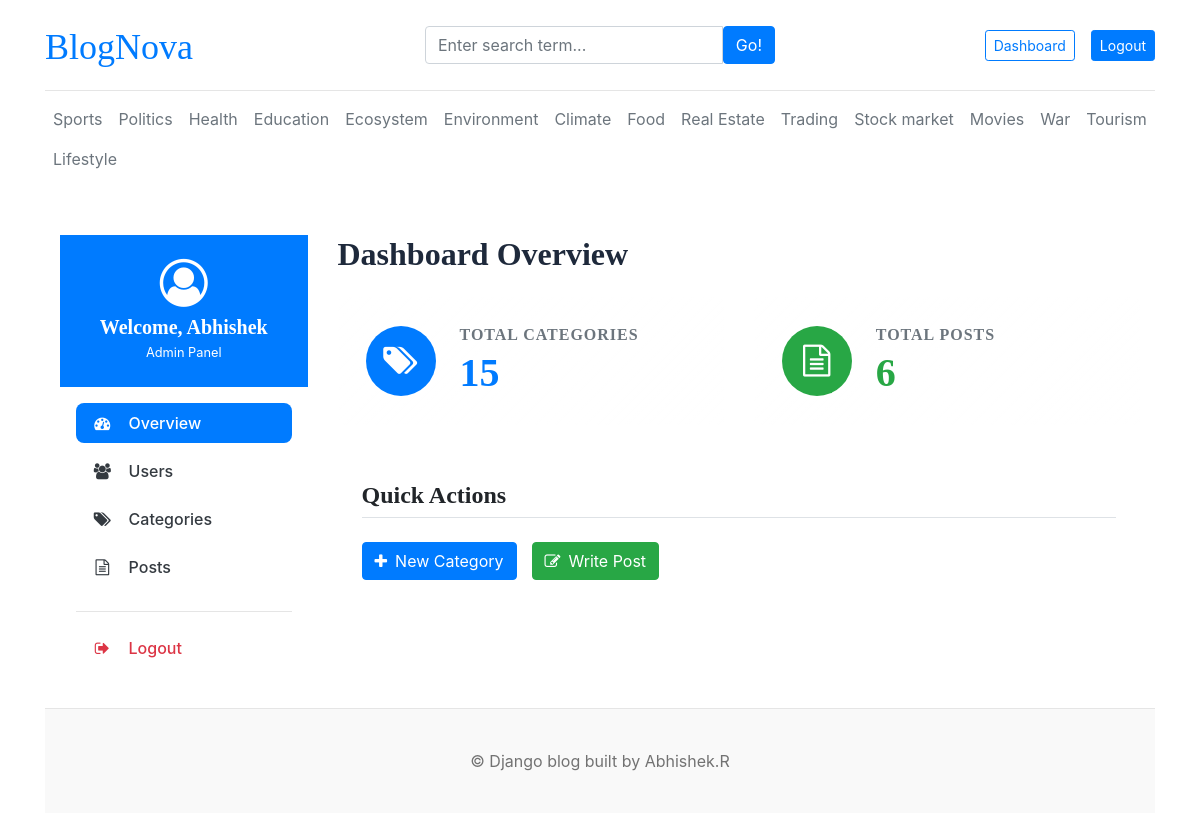
The page /dashboard/ (signed in) on the database its author committed.
### blogs/models.py (models this page shows, shortened)
class Category(models.Model):
    category_name = models.CharField(max_length=50,unique=True)
    created_at = models.DateTimeField(auto_now_add=True)
    updated_at = models.DateTimeField(auto_now=True)
    class Meta:
        verbose_name_plural = "categories"

### dashboards/views.py (the view)
# urls.py: path('dashboard/',include('dashboards.urls'))
@login_required(login_url='login')
def dashboard(request):
    category_count = Category.objects.all().count()
    blogs_count = Blog.objects.all().count()
    context ={
        'category_count' : category_count,
        'blogs_count' : blogs_count,
    }
    return render(request,'dashboard/dashboard.html',context)

### blogs/context_processors.py (called while the page is built)
def get_categories(request):
    categories = Category.objects.all()
    return dict(categories = categories)

### blog_main/templates/dashboard/dashboard.html
{% extends 'base.html' %}
{% block content %}
<div class="container-fluid py-4" style="max-width: 1200px;">
    <div class="row">
       {% include 'dashboard/sidebar.html' %}
         <div class="col-md-9" data-aos="fade-left" data-aos-delay="100">
            <h2 class="font-weight-bold mb-4" style="color: #1e293b;">Dashboard Overview</h2>
            <div class="row">
                <div class="col-md-6 mb-4">
                    <div class="card glass-card border-0 h-100 p-2" style="background: linear-gradient(135deg, rgba(255,255,255,0.9) 0%, rgba(255,255,255,0.7) 100%); transition: transform 0.3s;" onmouseover="this.style.transform='translateY(-5px)'" onmouseout="this.style.transform='translateY(0)'">
                        <div class="card-body d-flex align-items-center">
                            <div class="rounded-circle bg-primary text-white d-flex align-items-center justify-content-center shadow" style="width: 70px; height: 70px;">
                                <i class="fa fa-tags fa-2x"></i>
                            </div>
                            <div class="ml-4">
                                <h6 class="text-uppercase text-muted font-weight-bold mb-1" style="letter-spacing: 1px;">Total Categories</h6>
                                <h2 class="mb-0 font-weight-bold" style="color: var(--primary); font-size: 2.5rem;">{{category_count}}</h2>
                            </div>
                        </div>
                    </div>
                </div>
                 <div class="col-md-6 mb-4">
                    <div class="card glass-card border-0 h-100 p-2" style="background: linear-gradient(135deg, rgba(255,255,255,0.9) 0%, rgba(255,255,255,0.7) 100%); transition: transform 0.3s;" onmouseover="this.style.transform='translateY(-5px)'" onmouseout="this.style.transform='translateY(0)'">
                        <div class="card-body d-flex align-items-center">
                            <div class="rounded-circle bg-success text-white d-flex align-items-center justify-content-center shadow" style="width: 70px; height: 70px;">
                                <i class="fa fa-file-text-o fa-2x"></i>
                            </div>
                            <div class="ml-4">
                                <h6 class="text-uppercase text-muted font-weight-bold mb-1" style="letter-spacing: 1px;">Total Posts</h6>
                                <h2 class="mb-0 font-weight-bold text-success" style="font-size: 2.5rem;">{{blogs_count}}</h2>
                            </div>
                        </div>
                    </div>
                </div>
            </div>
            <div class="glass-card p-4 mt-2">
                <h4 class="font-weight-bold mb-4 pb-2 border-bottom">Quick Actions</h4>
                <div class="d-flex flex-wrap gap-3" style="gap: 15px;">
                    <a href="{% url 'add_category' %}" class="btn btn-primary shadow-sm"><i class="fa fa-plus mr-2"></i>New Category</a>
                    <a href="{% url 'add_posts' %}" class="btn btn-success shadow-sm"><i class="fa fa-edit mr-2"></i>Write Post</a>
                </div>
            </div>
         </div>
    </div>
</div>
{% endblock %}

### blog_main/templates/base.html (shortened to what this page needs)
{% load static %}
<!DOCTYPE html>
<html lang="en">
<head>
    <link rel="stylesheet" href="https://cdnjs.cloudflare.com/ajax/libs/animate.css/4.1.1/animate.min.css"/>
    <link href="https://unpkg.com/aos@2.3.1/dist/aos.css" rel="stylesheet">
    <link href="https://getbootstrap.com/docs/4.0/dist/css/bootstrap.min.css" rel="stylesheet">
    <link rel="stylesheet" href="https://cdnjs.cloudflare.com/ajax/libs/font-awesome/4.7.0/css/font-awesome.min.css">
    <link href="{% static 'css/blog.css' %}" rel="stylesheet">
  </head>
<body>
    <div class="container">
      <header class="blog-header py-3 animate__animated animate__fadeInDown">
        <div class="row flex-nowrap justify-content-between align-items-center">
          <div class="col-4 pt-1">
            <a class="blog-header-logo" href="/">BlogNova</a>
          </div>
          <div class="col-4">
            <form action="{% url 'search' %}" method="get">
              <div class="input-group">
                        <input class="form-control" type="text" name="keyword" value="{{keyword}}" placeholder="Enter search term..." aria-label="Enter search term..." aria-describedby="button-search" />
                        <button type="submit" class="btn btn-primary" id="button-search" type="button">Go!</button>
              </div>
            </form>
          </div>
          <div class="col-4 d-flex justify-content-end align-items-center">
            {% if not user.is_authenticated %}
            <a class="btn btn-sm btn-primary" href="{% url 'login' %}">Login</a> &nbsp;
            <a class="btn btn-sm btn-outline-secondary" href="{% url 'register' %}">Register</a>
            {% else %}
            <span><a href="{% url 'dashboard' %}" class="btn btn-sm btn-outline-primary">Dashboard</a></span>
            <a class="btn btn-sm btn-primary" href="{% url 'logout' %}">Logout</a>
            {% endif %}
          </div>
        </div>
      </header>
      <div class="nav-scroller py-2 mb-4 animate__animated animate__fadeInDown animate__delay-1s">
        <nav class="nav d-flex justify-content-between">
          {%for cat in categories%}
          <a class="p-2 text-muted nav-link" href="{% url 'posts_by_category' cat.id %}">{{cat.category_name}}</a>
          {%endfor%}
        </nav>
      </div>
{%block content%}
{%endblock%}
      <footer class="blog-footer" data-aos="fade-up">
        <p>&copy; Django blog built by Abhishek.R</p>
      </footer>
    </div>
</body>
</html>

### blog_main/templates/dashboard/sidebar.html (shortened to what this page needs)
<div class="col-md-3 mb-4 mb-md-0" data-aos="fade-right">
    <div class="glass-card overflow-hidden">
        <div class="bg-primary text-white p-4 text-center">
            <i class="fa fa-user-circle-o fa-3x mb-2"></i>
            <h5 class="mb-0 font-weight-bold">Welcome, {{user.username}}</h5>
            <small class="text-white-50">Admin Panel</small>
        </div>
        <div class="nav flex-column nav-pills p-3" aria-orientation="vertical">
            <a href="{% url 'dashboard' %}" class="nav-link mb-2 d-flex align-items-center {%if '/dashboard/' == request.path%}active bg-primary text-white shadow-sm{%else%}text-dark hover-primary{% endif %}" style="border-radius: 8px; font-weight: 500; transition: all 0.2s;">
                <i class="fa fa-tachometer mr-3 fa-fw"></i> Overview
            </a>
            {% if perms.auth.add_user %}
            <a href="{% url 'users' %}" class="nav-link mb-2 d-flex align-items-center {%if '/users/' in request.path%}active bg-primary text-white shadow-sm{% else %}text-dark hover-primary{% endif %}" style="border-radius: 8px; font-weight: 500; transition: all 0.2s;">
                <i class="fa fa-users mr-3 fa-fw"></i> Users
            </a>
            {% endif %}
            <a href="{% url 'categories' %}" class="nav-link mb-2 d-flex align-items-center {%if '/categories/' in request.path%}active bg-primary text-white shadow-sm{% else %}text-dark hover-primary{% endif %}" style="border-radius: 8px; font-weight: 500; transition: all 0.2s;">
                <i class="fa fa-tags mr-3 fa-fw"></i> Categories
            </a>
            <a href="{% url 'posts' %}" class="nav-link mb-2 d-flex align-items-center {%if '/posts/' in request.path%}active bg-primary text-white shadow-sm{% else %}text-dark hover-primary{% endif %}" style="border-radius: 8px; font-weight: 500; transition: all 0.2s;">
                <i class="fa fa-file-text-o mr-3 fa-fw"></i> Posts
            </a>
            <hr class="my-3 w-100">
            <a href="{% url 'logout' %}" class="nav-link text-danger d-flex align-items-center mt-auto" style="border-radius: 8px; font-weight: 500; transition: all 0.2s;">
                <i class="fa fa-sign-out mr-3 fa-fw"></i> Logout
            </a>
        </div>
    </div>
</div>

### blog_main/static/css/blog.css (style rules this page uses)
.blog-header { border-bottom: 1px solid #e5e5e5; }
.blog-header-logo { font-family: "Playfair Display", Georgia, "Times New Roman", serif; font-size: 2.25rem; }
h1, h2, h3, h4, h5, h6 { font-family: "Playfair Display", Georgia, "Times New Roman", serif; }
.blog-footer { padding: 2.5rem 0; color: #727272; text-align: center; background-color: #f9f9f9; border-top: .05rem solid #e5e5e5; }
.blog-footer p:last-child { margin-bottom: 0; }

### rows shown on the page
Category: category_name "Sports"
Category: category_name "Politics"
Category: category_name "Health"
Category: category_name "Education"
Category: category_name "Ecosystem"
Category: category_name "Environment"
Category: category_name "Climate"
Category: category_name "Food"
Category: category_name "Real Estate"
Category: category_name "Trading"
Category: category_name "Stock market"
Category: category_name "Movies"
Category: category_name "War"
Category: category_name "Tourism"
Category: category_name "Lifestyle"

### other values the page prints
{{ user.username }} "Abhishek"
{{ category_count }} "15"
{{ blogs_count }} "6"
